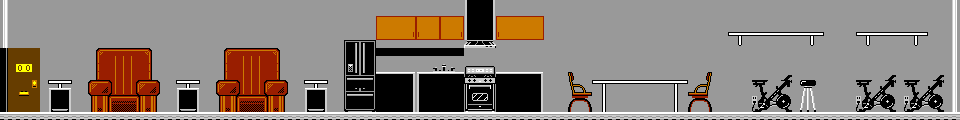

Tiled map render using the project's own tile images. Description and the map definition, with tile-layer contents summarised, below:
An orthogonal 120x15 tile map with 8x8 px tiles, 3 tile layers (pal_3, pal_1, pal_0), 2 hidden layers not drawn, 5 tilesets.

<map version="1.9" tiledversion="1.9.2" orientation="orthogonal" renderorder="right-down" width="120" height="15" tilewidth="8" tileheight="8" infinite="0" nextlayerid="6" nextobjectid="1">
 <editorsettings>
  <export format="csv" />
 </editorsettings>
 <tileset firstgid="1" source="../condo_tiles_bw.tsx" />
 <tileset firstgid="257" source="../condo_0.tsx" />
 <tileset firstgid="513" source="../condo_plat.tsx" />
 <tileset firstgid="769" source="../condo_1.tsx" />
 <tileset firstgid="1025" source="../condo_tiles_blue.tsx" />
 <layer id="2" name="pal_3" width="120" height="15">
  <data>[1800 cells, 1789 non-empty, 99 distinct tile ids]</data>
 </layer>
 <layer id="1" name="pal_2" width="120" height="15" visible="0">
  <data>[1800 cells, 0 non-empty, 0 distinct tile ids]</data>
 </layer>
 <layer id="3" name="pal_1" width="120" height="15">
  <data>[1800 cells, 212 non-empty, 64 distinct tile ids]</data>
 </layer>
 <layer id="4" name="pal_0" width="120" height="15">
  <data>[1800 cells, 32 non-empty, 5 distinct tile ids]</data>
 </layer>
 <layer id="5" name="platform" width="120" height="15" visible="0">
  <data>[1800 cells, 280 non-empty, 2 distinct tile ids]</data>
 </layer>
</map>
